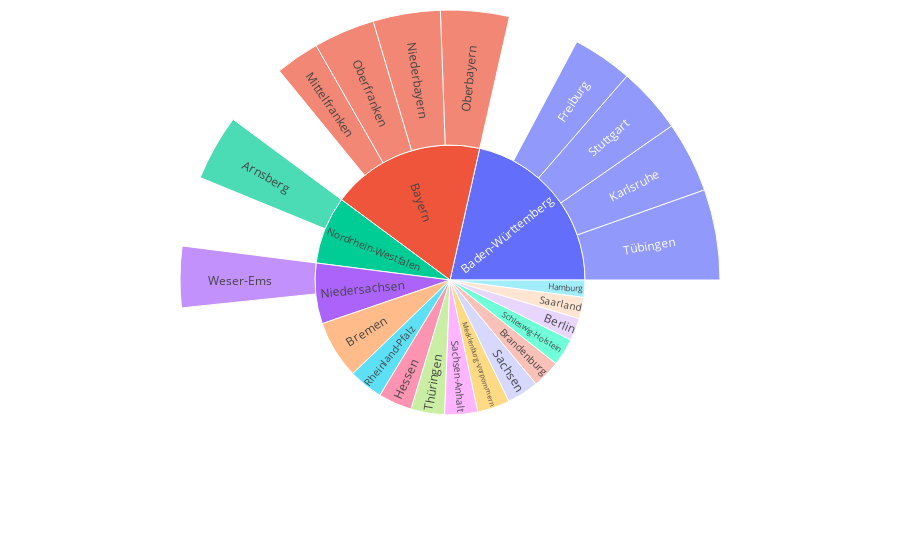

The notebook cell this image was saved under:
### Code cell
fig =go.Figure(go.Sunburst(
    labels=labels[:26],
    parents=parents[:26],
    values=values[:26],
    insidetextorientation='radial'
))
# Update layout for tight margin
fig.update_layout(margin = dict(t=10, l=10, r=10, b=10))

fig.show()

### Figure 1 — Plotly figure (JSON) as saved in the notebook; plotly's stock layout.template omitted (floating-point values rounded to 4 significant figures)
{"data": [{"insidetextorientation": "radial", "labels": ["Niedersachsen", "Nordrhein-Westfalen", "Baden-Württemberg", "Bayern", "Berlin", "Brandenburg", "Bremen", "Hamburg", "Hessen", "Mecklenburg-Vorpommern", "Rheinland-Pfalz", "Saarland", "Sachsen-Anhalt", "Sachsen", "Schleswig-Holstein", "Thüringen", "Weser-Ems", "Arnsberg", "Stuttgart", "Tübingen", "Mittelfranken", "Freiburg", "Karlsruhe", "Niederbayern", "Oberbayern", "Oberfranken"], "parents": ["", "", "", "", "", "", "", "", "", "", "", "", "", "", "", "", "Niedersachsen", "Nordrhein-Westfalen", "Baden-Württemberg", "Baden-Württemberg", "Bayern", "Baden-Württemberg", "Baden-Württemberg", "Bayern", "Bayern", "Bayern"], "type": "sunburst", "values": [4.9, 5.7, 5.8, 5.4, 3.7, 4.6, 9.5, 2.8, 5.5, 5.3, 5.6, 3.5, 5.4, 5.2, 4.5, 5.5, 5, 5.4, 5.4, 7.4, 3.6, 4.9, 5.8, 5.5, 5.6, 5]}], "layout": {"margin": {"b": 10, "l": 10, "r": 10, "t": 10}}}
